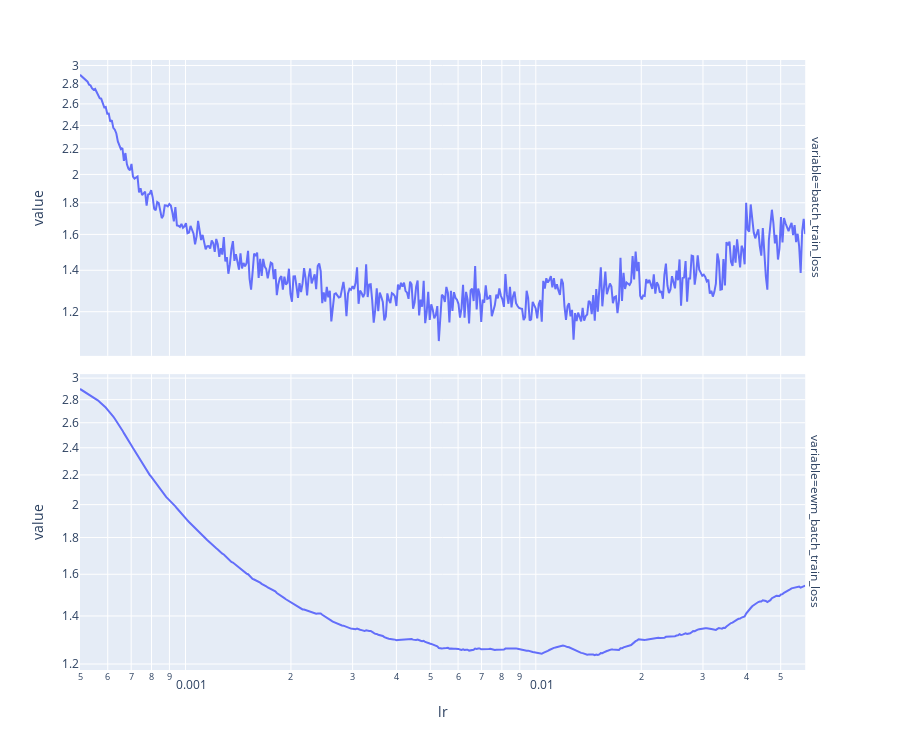

The notebook cell this image was saved under:
### Code cell
train_dataset = CMIDataset("full_dataset")
full_dataset_loader = DL(train_dataset, TRAIN_BATCH_SIZE, shuffle=True)
_, mock_training_metrics = mk_model_and_fit(
    full_dataset_loader,
    partial(torch.optim.lr_scheduler.ExponentialLR, gamma=MOCK_TRAINING_GAMMA),
    MOCK_TRAINING_EPOCHS,
    criterion= nn.CrossEntropyLoss(label_smoothing=0.1),
)
mock_training_metrics = post_process_mock_training_metrics(mock_training_metrics)
plt_lr_search_training_metrics(mock_training_metrics)
max_lr = mock_training_metrics["ewm_batch_train_loss"].idxmin()
print("Maximum learning rate:", max_lr)

### Figure 1 — Plotly figure (JSON) as saved in the notebook; plotly's stock layout.template omitted (floating-point values rounded to 4 significant figures; data arrays with more than 128 entries replaced by an {"elided": "..."} marker saying what was removed)
{"data": [{"hovertemplate": "variable=batch_train_loss<br>lr=%{x}<br>value=%{y}<extra></extra>", "legendgroup": "", "line": {"color": "#636efa", "dash": "solid"}, "marker": {"symbol": "circle"}, "mode": "lines", "name": "", "orientation": "v", "showlegend": false, "type": "scatter", "x": {"elided": "480 float values"}, "xaxis": "x2", "y": {"elided": "480 float values"}, "yaxis": "y2"}, {"hovertemplate": "variable=ewm_batch_train_loss<br>lr=%{x}<br>value=%{y}<extra></extra>", "legendgroup": "", "line": {"color": "#636efa", "dash": "solid"}, "marker": {"symbol": "circle"}, "mode": "lines", "name": "", "orientation": "v", "showlegend": false, "type": "scatter", "x": {"elided": "480 float values"}, "xaxis": "x", "y": {"elided": "480 float values"}, "yaxis": "y"}], "layout": {"annotations": [{"font": {}, "showarrow": false, "text": "variable=ewm_batch_train_loss", "textangle": 90, "x": 0.98, "xanchor": "left", "xref": "paper", "y": 0.2425, "yanchor": "middle", "yref": "paper"}, {"font": {}, "showarrow": false, "text": "variable=batch_train_loss", "textangle": 90, "x": 0.98, "xanchor": "left", "xref": "paper", "y": 0.7575, "yanchor": "middle", "yref": "paper"}], "height": 750, "legend": {"tracegroupgap": 0}, "margin": {"t": 60}, "xaxis": {"anchor": "y", "domain": [0, 0.98], "title": {"text": "lr"}, "type": "log"}, "xaxis2": {"anchor": "y2", "domain": [0, 0.98], "matches": "x", "showticklabels": false, "type": "log"}, "yaxis": {"anchor": "x", "domain": [0, 0.485], "title": {"text": "value"}, "type": "log"}, "yaxis2": {"anchor": "x2", "domain": [0.515, 1], "title": {"text": "value"}, "type": "log"}}}
